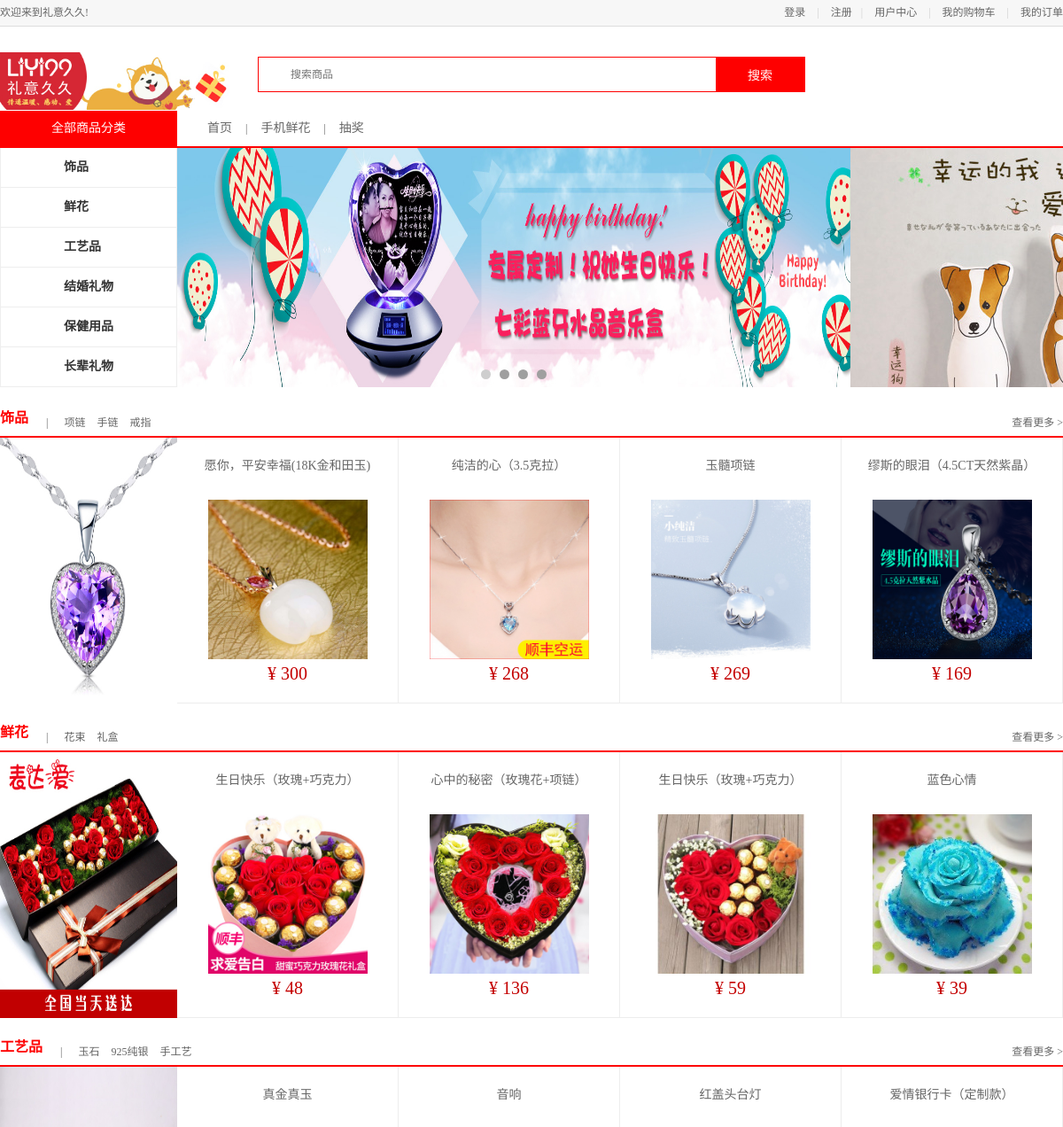
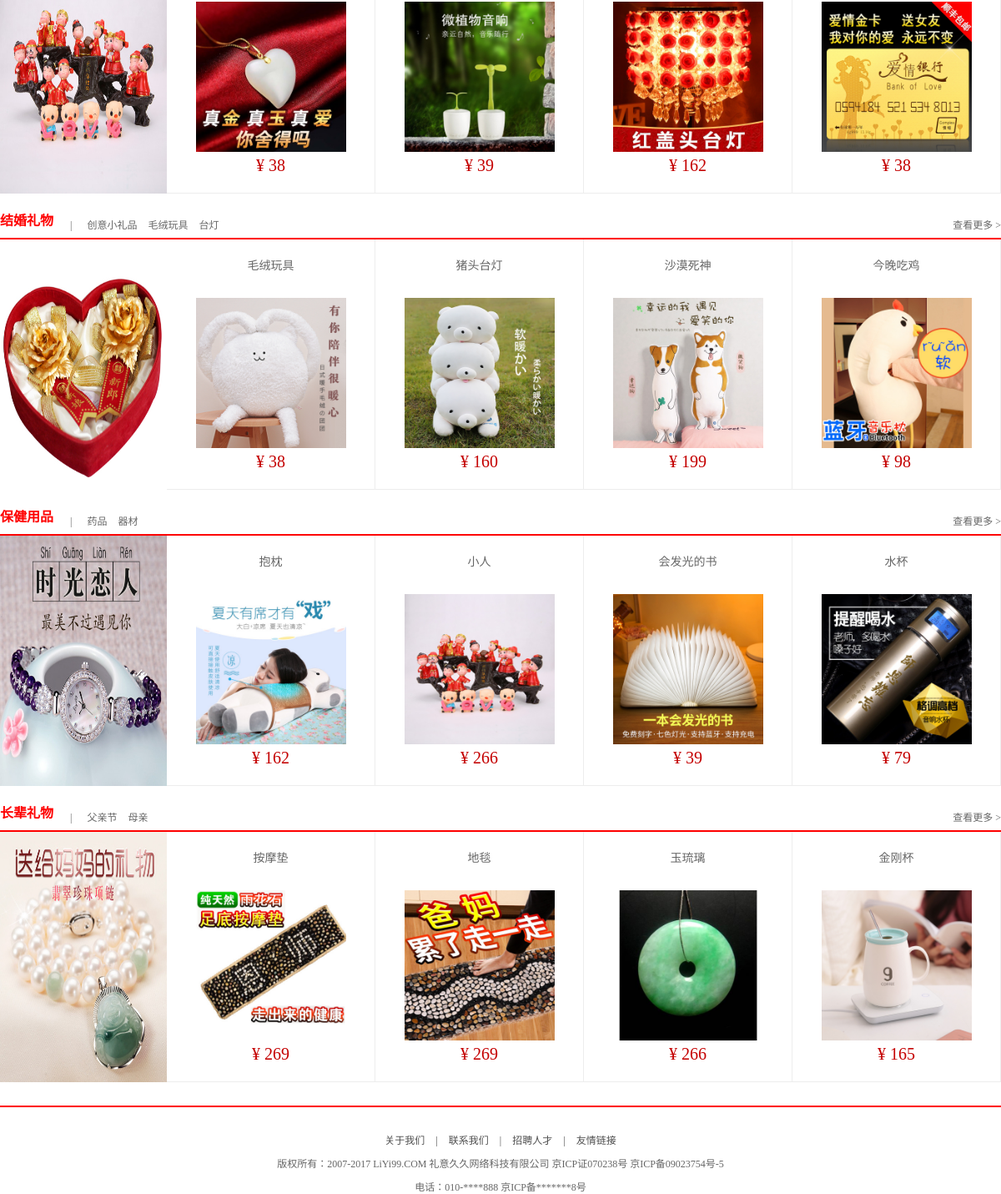
The app's page /index/ with its own data (2 pictures, top to bottom).
### myapp/models.py (models this page shows, shortened)
class Commod(models.Model):
    id = models.AutoField(primary_key=True)
    title = models.CharField(max_length=64)
    image = models.CharField(max_length=64)
    price = models.IntegerField()
    types = models.CharField(max_length=32)

### myapp/views.py (the view)
# urls.py: path(r'index/',views.index,name='index'),
def index(request):
    username = request.COOKIES.get('name', '')
    com = Commod.objects.filter(types="饰品")[:4]
    flower = Commod.objects.filter(types="鲜花")
    arts = Commod.objects.filter(types="工艺品")
    birs = Commod.objects.filter(types="结婚礼物")
    products = Commod.objects.filter(types="保健用品")
    elder = Commod.objects.filter(types="长辈礼物")
    return render(request,'index.html',{"username":username,"com":com,"flower":flower,"arts":arts,"birs":birs,"products":products,"elder":elder})

### templates/index.html (shortened to what this page needs)
{% load static %}
<!DOCTYPE html PUBLIC "-//W3C//DTD XHTML 1.0 Transitional//EN" "http://www.w3.org/TR/xhtml1/DTD/xhtml1-transitional.dtd">
<html xmlns="http://www.w3.org/1999/xhtml" xml:lang="en">
<head>
	<link rel="stylesheet" type="text/css" href="{% static "css/reset.css" %}">
	<link rel="stylesheet" type="text/css" href="{% static "css/main.css" %}">
</head>
<body>
	<div class="header_con">
		<div class="header">
			<div class="welcome fl">欢迎来到礼意久久!</div>
			<div class="fr">
				{% if username %}
				<div class="login_btn fl">
					欢迎您：<em>{{username}}</em>
						<span>|</span>
					<a href="{% url "logout" %}">注销</a>
				</div>
				{% else %}
				<div class="login_btn fl">
					<a href="{% url "login" %}">登录</a>
					<span>|</span>
					<a href="{% url "register" %}">注册</a>
				</div>
				{% endif %}
				<div class="user_link fl">
					<span>|</span>
					<a href="{% url "user_center_info" %}">用户中心</a>
					<span>|</span>
					<a href="{% url "cart" %}">我的购物车</a>
					<span>|</span>
					<a href="{% url "place" %}">我的订单</a>
				</div>
			</div>
		</div>
	</div>
	<div class="search_bar clearfix">
		<a href="#" class="logo fl"><img src="{% static "images/logo.png" %}" class="logo_img"></a>
		<div class="search_con fl">
			<input type="text" class="input_text fl" name="" placeholder="搜索商品">
			<input type="button" class="input_btn fr" name="" value="搜索">
		</div>
	</div>
	<div class="navbar_con">
		<div class="navbar">
			<h1 class="fl">全部商品分类</h1>
			<ul class="navlist fl">
				<li><a href="">首页</a></li>
				<li class="interval">|</li>
				<li><a href="">手机鲜花</a></li>
				<li class="interval">|</li>
				<li><a href="">抽奖</a></li>
			</ul>
		</div>
	</div>
	<div class="center_con clearfix">
		<ul class="subnav fl">
			<li><a href="#model01" >饰品 </a></li>
			<li><a href="#model02" >鲜花</a></li>
			<li><a href="#model03" >工艺品</a></li>
			<li><a href="#model04" >结婚礼物</a></li>
			<li><a href="#model05" >保健用品</a></li>
			<li><a href="#model06" >长辈礼物</a></li>
		</ul>
		<div class="slide fl">
			<ul class="slide_pics">
				<li><img src="{% static "images/1.jpg" %}" alt="幻灯片" ></li>
			</ul>
			<div class="prev"></div>
			<div class="next"></div>
			<ul class="points"></ul>
		</div>
		<div class="adv fl">
			<a href="#"><img src="{% static "images/7.jpg" %}"></a>
		</div>
	</div>
	<div class="list_model">
		<div class="list_title clearfix">
			<h3 class="fl" id="model01">饰品</h3>
			<div class="subtitle fl">
				<span>|</span>
				<a href="#">项链</a>
				<a href="#">手链</a>
				<a href="#">戒指</a>
			</div>
			<a href="#" class="goods_more fr" id="fruit_more">查看更多 ></a>
		</div>
		<div class="goods_con clearfix">
			<div class="goods_banner fl"><img src="{% static "images/banner01.jpg" %}"></div>
			<ul class="goods_list fl">
				{% for i in com %}
				<li>
					<h4><a href="#">{{ i.title }}</a></h4>
					<a href="/detail/{{ i.id }}"><img src="{% static i.image %}" ></a>
					<div class="prize">¥ {{ i.price }}</div>
				</li>
				{%endfor%}
			</ul>
		</div>
	</div>
	<div class="list_model">
		<div class="list_title clearfix">
			<h3 class="fl" id="model02">鲜花</h3>
			<div class="subtitle fl">
				<span>|</span>
				<a href="#">花束</a>
				<a href="#">礼盒</a>
			</div>
			<a href="#" class="goods_more fr">查看更多 ></a>
		</div>
		<div class="goods_con clearfix">
			<div class="goods_banner fl"><img src="{% static "images/banner02.jpg" %}"></div>
			<ul class="goods_list fl">
				{% for f in flower %}
				<li>
					<h4><a href="#">{{ f.title }}</a></h4>
					<a href="/detail/{{ f.id }}"><img src="{% static f.image %}"></a>
					<div class="prize">¥ {{ f.price }}</div>
				</li>
				{% endfor %}
			</ul>
		</div>
	</div>
	<div class="list_model">
		<div class="list_title clearfix">
			<h3 class="fl" id="model03">工艺品</h3>
			<div class="subtitle fl">
				<span>|</span>
				<a href="#">玉石</a>
				<a href="#">925纯银</a>
				<a href="#">手工艺</a>
			</div>
			<a href="#" class="goods_more fr">查看更多 ></a>
		</div>
		<div class="goods_con clearfix">
			<div class="goods_banner fl"><img src="{% static "images/10.jpg" %}"></div>
			<ul class="goods_list fl">
				{% for a in arts %}
				<li>
					<h4><a href="#">{{ a.title }}</a></h4>
					<a href="/detail/{{ a.id }}"><img src="{% static a.image %}"></a>
					<div class="prize">¥ {{ a.price }}</div>
				</li>
				{% endfor %}
			</ul>
		</div>
	</div>
	<div class="list_model">
		<div class="list_title clearfix">
			<h3 class="fl" id="model04">结婚礼物</h3>
			<div class="subtitle fl">
				<span>|</span>
				<a href="#">创意小礼品</a>
				<a href="#">毛绒玩具</a>
				<a href="#">台灯</a>
			</div>
			<a href="#" class="goods_more fr">查看更多 ></a>
		</div>
		<div class="goods_con clearfix">
			<div class="goods_banner fl"><img src=" {% static "images/banner04.jpg" %}"></div>
			<ul class="goods_list fl">
				{% for b in birs %}
				<li>
					<h4><a href="#">{{ b.title }}</a></h4>
					<a href="/detail/{{ b.id }}"><img src="{% static b.image %}"></a>
					<div class="prize">¥ {{ b.price }}</div>
				</li>
				{% endfor %}
			</ul>
		</div>
	</div>
	<div class="list_model">
		<div class="list_title clearfix">
			<h3 class="fl" id="model05">保健用品</h3>
			<div class="subtitle fl">
				<span>|</span>
				<a href="#">药品</a>
				<a href="#">器材</a>
			</div>
			<a href="#" class="goods_more fr">查看更多 ></a>
		</div>
		<div class="goods_con clearfix">
			<div class="goods_banner fl"><img src="{% static "images/banner05.jpg" %}"></div>
			<ul class="goods_list fl">
				{% for p in products %}
				<li>
					<h4><a href="#">{{ p.title }}</a></h4>
					<a href="/detail/{{ p.id }}"><img src="{% static p.image %}"></a>
					<div class="prize">¥ {{ p.price }}</div>
				</li>
				{% endfor %}
			</ul>
		</div>
	</div>
	<div class="list_model">
		<div class="list_title clearfix">
			<h3 class="fl" id="model06">长辈礼物</h3>
			<div class="subtitle fl">
				<span>|</span>
				<a href="#">父亲节</a>
				<a href="#">母亲</a>
			</div>
			<a href="#" class="goods_more fr">查看更多 ></a>
		</div>
		<div class="goods_con clearfix">
			<div class="goods_banner fl"><img src="{% static "images/banner06.jpg" %}"></div>
			<ul class="goods_list fl">
				{% for e in elder %}
				<li>
					<h4><a href="#">{{ e.title }}</a></h4>
					<a href="/detail/{{ e.id }}"><img src="{% static e.image %}"></a>
					<div class="prize">¥ {{ e.price }}</div>
				</li>
				{% endfor %}
			</ul>
		</div>
	</div>
	<div class="footer">
		<div class="foot_link">
			<a href="#">关于我们</a>
			<span>|</span>
			<a href="#">联系我们</a>
			<span>|</span>
			<a href="#">招聘人才</a>
			<span>|</span>
			<a href="#">友情链接</a>
		</div>
		<p>版权所有：2007-2017 LiYi99.COM 礼意久久网络科技有限公司    京ICP证070238号 京ICP备09023754号-5</p>
		<p>电话：010-****888    京ICP备*******8号</p>
	</div>
</body>
</html>

### static/css/main.css (style rules this page uses)
body { font-family:'Microsoft Yahei';font-size:12px;color:#666; }
html,body { height:100% }
.header_con { background-color:#f7f7f7; height:29px; border-bottom:1px solid #dddddd }
.header { width:1200px; height:29px; margin:0 auto; }
.welcome,.login_info,.login_btn,.user_link { line-height:29px; }
.login_btn a,.user_link a { color:#666; }
.login_btn span,.user_link span { color:#cecece; margin:0 10px; }
.search_bar img { width:200px }
.search_bar .logo_img { width:275px; position:relative; left:-25px }
.search_bar { width:1200px;height:95px;margin:0 auto; }
.logo { width:150px;height:49px;margin:29px 0 0 17px; }
.search_con { width:616px;height:38px;border:1px solid #fe0000;margin:34px 0 0 124px; }
.search_con .input_text { width:470px;height:34px;border:0px;margin:2px 0 0 36px;outline:none;font-size:12px;color:#737272;font-family:'Microsoft Yahei' }
.search_con .input_btn { width:100px;height:38px;background-color:#fe0000;border:0px;font-size:14px;color:#fff;font-family:'Microsoft Yahei';outline:none;cursor:pointer; }
.navbar_con { height:40px;border-bottom:2px solid #fe0000 }
.navbar { width:1200px;margin:0 auto; }
.navbar h1 { width:200px;height:40px;line-height:40px;text-align: center;font-size:14px;color:#fff;background-color:#fe0000; }
.navlist { margin-left:34px; }
.navlist li { height:40px;float:left;line-height:40px; }
.navlist li a { color:#666;font-size:14px }
.navlist .interval { margin:0 15px; }
.center_con { width:1200px;height:270px;margin:0 auto; }
.subnav { width:198px;height:270px;border-left:1px solid #eee;border-right:1px solid #eee; }
.subnav li { height:44px;border-bottom:1px solid #eee;background:url(../images/icons.png) 178px -257px no-repeat #fff; }
.subnav li a { display:block;height:44px;line-height:44px;text-indent:71px;font-size:14px;color:#333; font-weight:bold }
.slide { width:760px;height:270px;position:relative;overflow:hidden; }
.slide .slide_pics { position:relative;left:0;top:0;width:760px;height:270px; }
.slide .slide_pics img { width:100%; height:100% }
.slide .slide_pics li { width:760px;height:270px;position:absolute;left:0;top:0 }
.slide .prev,.slide .next { width:17px;height:23px;background:url(../images/icons.png) left -388px no-repeat;position:absolute;left:11px;top:122px;cursor:pointer; }
.slide .next { background-position:left -428px;left:732px; }
.points { width:100%;height:11px;position:absolute;left:0;top:250px;text-align:center; }
.adv { width:240px;height:270px; overflow:hidden; background-color:gold; }
.adv a { display:block;float:left; }
.list_model { width:1200px;height:340px;margin:15px auto 0; }
.list_title { height:40px;border-bottom:2px solid #fe0000 }
.list_title h3 { height:40px;line-height:40px;font-size:16px;color:#fe0000;font-weight:bold; }
.list_title .subtitle { height:20px;line-height:20px;margin-top:15px; }
.list_title .subtitle span { color:#666;margin:0 10px 0 20px; }
.list_title .subtitle a { color:#666;margin:0 5px; }
.goods_more { height:20px;margin-top:15px;color:#666 }
.goods_con { height:300px; }
.goods_banner { width:200px;height:300px; }
.goods_banner img { width:200px;height:300px; }
.goods_list { width:1000px;height:299px;border-bottom:1px solid #ededed }
.goods_list li { height:299px;width:249px;border-right:1px solid #ededed;float:left }
.goods_list li h4 { width:200px;height:50px;margin:20px auto 0;text-align:center; }
.goods_list li h4 a { font-size:14px;color:#666;font-weight:normal;line-height:24px; }
.goods_list li img { display:block;width:180px;height:180px;margin:0 auto; }
.goods_list li .prize { text-align:center;font-size:20px;color:#c40000;margin-top:5px; }
.footer { border-top:2px solid #fe0000; margin:30px 0; }
.foot_link { text-align:center;margin-top:30px; }
.foot_link a,.foot_link span { color:#4e4e4e; }
.foot_link span { padding:0 10px }
.footer p { text-align:center; margin-top:10px; }

### records on screen
Commod: title "愿你，平安幸福(18K金和田玉)", image (picture), price "300"
Commod: title "纯洁的心（3.5克拉）", image (picture), price "268"
Commod: title "玉髓项链", image (picture), price "269"
Commod: title "缪斯的眼泪（4.5CT天然紫晶）", image (picture), price "169"
Commod: title "生日快乐（玫瑰+巧克力）", image (picture), price "48"
Commod: title "心中的秘密（玫瑰花+项链）", image (picture), price "136"
Commod: title "生日快乐（玫瑰+巧克力）", image (picture), price "59"
Commod: title "蓝色心情", image (picture), price "39"
Commod: title "真金真玉", image (picture), price "38"
Commod: title "音响", image (picture), price "39"
Commod: title "红盖头台灯", image (picture), price "162"
Commod: title "爱情银行卡（定制款）", image (picture), price "38"
Commod: title "毛绒玩具", image (picture), price "38"
Commod: title "猪头台灯", image (picture), price "160"
Commod: title "沙漠死神", image (picture), price "199"
Commod: title "今晚吃鸡", image (picture), price "98"
Commod: title "抱枕", image (picture), price "162"
Commod: title "小人", image (picture), price "266"
Commod: title "会发光的书", image (picture), price "39"
Commod: title "水杯", image (picture), price "79"
Commod: title "按摩垫", image (picture), price "269"
Commod: title "地毯", image (picture), price "269"
Commod: title "玉琉璃", image (picture), price "266"
Commod: title "金刚杯", image (picture), price "165"
